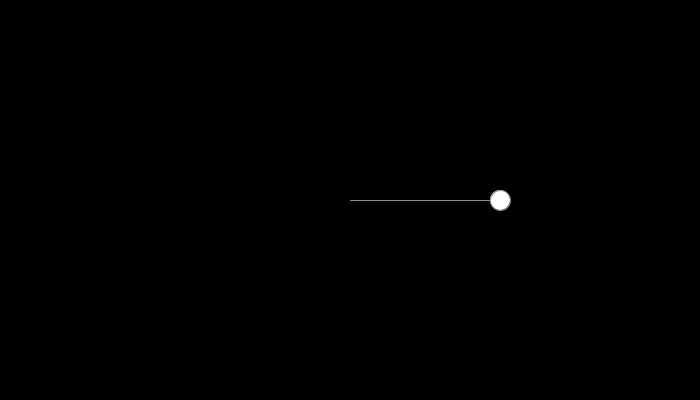
Frame 1 (no input)
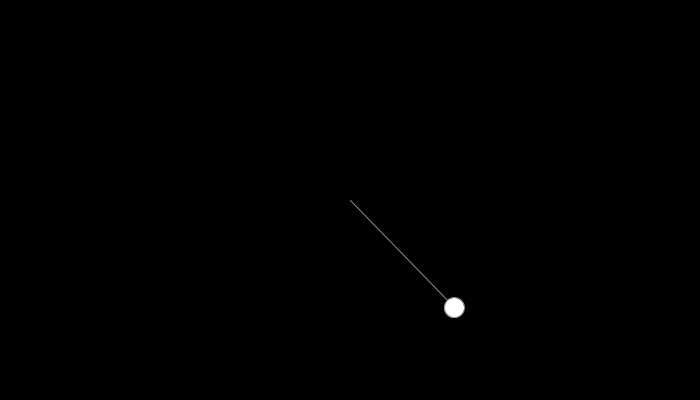
Frame 60 (the mouse pressed at the canvas centre just before this capture)
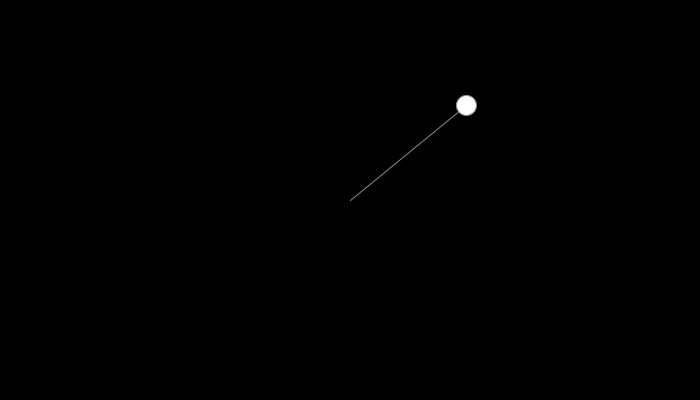
Frame 120 (the mouse held since frame 60 and released just before this capture)

The Processing sketch that drew these frames (run headless with seeded random() and noise(); from frame 60 on, the mouse is pressed at the canvas centre):

// Processing sketch: angularMotion
// ── angularMotion.pde
float r = 150;
float a = 0.0;
float aV = 0.0;
float aAcc = 0.01;

void setup() {
  size(700, 400);
}

void draw() {
  background(0);
  translate(width/2, height/2);
  float x = r*cos(a);
  float y = r*sin(a);
  stroke(140);
  fill(255);
  line(0,0,x,y);
  ellipse(x, y, 20, 20);
  aV += aAcc;
  float n = noise(a);
  a += n*aV;
  
}
